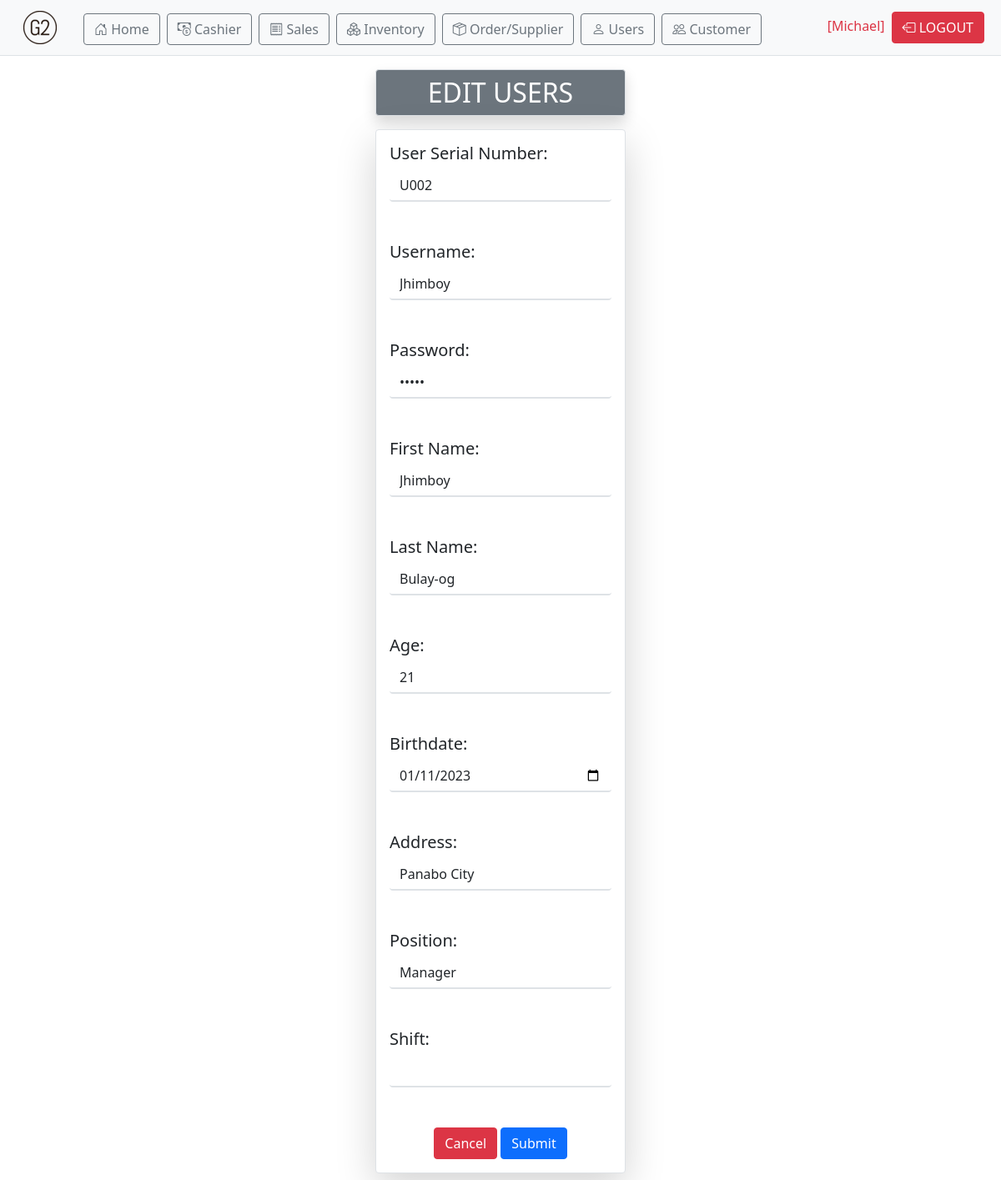
The app's page /user_edit.php?ID=2 (signed in) with its own data.
### tables this page shows
CREATE TABLE `store_users` (
  `user_id` int(11) NOT NULL,
  `user_num` varchar(50) NOT NULL,
  `username` varchar(150) NOT NULL,
  `user_pass` varchar(150) NOT NULL,
  `user_fname` varchar(150) NOT NULL,
  `user_lname` varchar(150) NOT NULL,
  `user_age` int(3) NOT NULL,
  `user_bdate` date NOT NULL,
  `user_address` varchar(250) NOT NULL,
  `user_position` varchar(20) NOT NULL,
  `user_shift` varchar(50) DEFAULT NULL
);

### user_edit.php (the view, shortened to what this page needs)
<?php
$con = connection();
$id = $_GET['ID'];
$sql = "SELECT * FROM store_users WHERE user_id = '$id'";
$table = $con->query($sql) or die ($con->error);
$row = $table->fetch_assoc();
?>
<!DOCTYPE html>
<html lang="en">
<head>
	<link rel="stylesheet" href="css/bootstrap.min.css">
	<link rel="stylesheet" href="https://cdn.jsdelivr.net/npm/bootstrap-icons@1.10.2/font/bootstrap-icons.css">
</head>
<body>
	<?php include 'navbar.php' ?>
	<div class="w-25 container text-center mt-3 mb-3 p-2 border shadow bg-secondary text-white rounded h2">
		<div>EDIT USERS</div>
	</div>
	<div class="w-25 container my-2 border shadow-lg p-3 bg-body rounded">
		<form action="" method="post">
			<div class="row">
				<div class="col-lg-12 col-sm-12">
					<label class="h5">User Serial Number:</label>
					<input class="form-control border-0 border-bottom border-2" name="userNum" id="userNum" value="<?php echo $row['user_num']; ?>" required><br><br>
					<label class="h5">Username:</label>
					<input class="form-control border-0 border-bottom border-2" type="text" name="userName" id="userName" value="<?php echo $row['username']; ?>" required><br><br>
					<label class="h5">Password:</label>
					<input class="form-control border-0 border-bottom border-2" type="password" name="userPass" id="userPass" value="<?php echo $row['user_pass']; ?>" required><br><br>
					<label class="h5">First Name:</label>
					<input class="form-control border-0 border-bottom border-2" type="text" name="userFname" id="userFname" value="<?php echo $row['user_fname']; ?>" required><br><br>
					<label class="h5">Last Name:</label>
					<input class="form-control border-0 border-bottom border-2" type="text" name="userLname" id="userLname" value="<?php echo $row['user_lname']; ?>" required><br><br>
					<label class="h5">Age:</label>
					<input class="form-control border-0 border-bottom border-2" type="number" name="userAge" id="userAge" value="<?php echo $row['user_age']; ?>" required><br><br>
					<label class="h5">Birthdate:</label>
					<input class="form-control border-0 border-bottom border-2" type="date" name="userBdate" id="userBdate" value="<?php echo $row['user_bdate']; ?>" required><br><br>
					<label class="h5">Address:</label>
					<input class="form-control border-0 border-bottom border-2" type="text" name="userAdd" id="userAdd" value="<?php echo $row['user_address']; ?>" required><br><br>
					<label class="h5">Position:</label>
					<input class="form-control border-0 border-bottom border-2" type="text" name="userPos" id="userPos" value="<?php echo $row['user_position']; ?>" required><br><br>
					<label class="h5">Shift:</label>
					<input class="form-control border-0 border-bottom border-2" type="text" name="userShf" id="userShf" value="<?php echo $row['user_shift']; ?>" required><br><br>
					<div class="col-lg-12 text-center">
						<a class="btn btn-danger text-decoration-none text-white" href="users.php">Cancel</a>
						<button class="btn btn-primary" type="submit" name="Submit" value="Submit">Submit</button>
					</div>
				</div>
			</div>
		 </form>
	</div>
</body>
</html>

### records on screen
store_users: userNum "U002", userName "Jhimboy", userFname "Jhimboy", userLname "Bulay-og", userAge "21", userBdate "01/11/2023", userAdd "Panabo City", userPos "Manager"

### other values on screen
$_SESSION['UserLogin'] "Michael"
